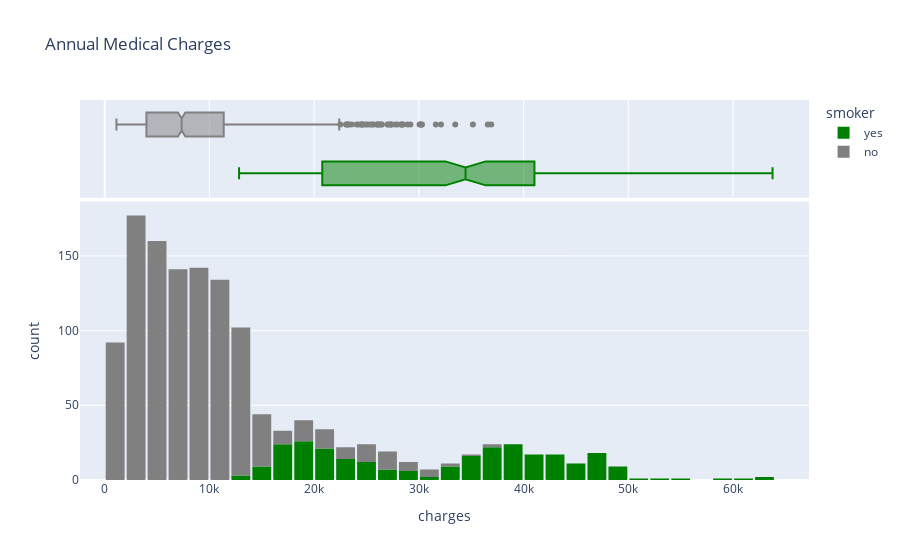

The notebook cell this image was saved under:
### Code cell
fig=px.histogram(medical_df,
                x='charges',
                marginal='box',
                color='smoker',
                color_discrete_sequence=['green','grey'],
                title='Annual Medical Charges')
fig.update_layout(bargap=0.1)
fig.show()

### Figure 1 — Plotly figure (JSON) as saved in the notebook; plotly's stock layout.template omitted (floating-point values rounded to 4 significant figures; data arrays with more than 128 entries replaced by an {"elided": "..."} marker saying what was removed)
{"data": [{"alignmentgroup": "True", "bingroup": "x", "hovertemplate": "smoker=yes<br>charges=%{x}<br>count=%{y}<extra></extra>", "legendgroup": "yes", "marker": {"color": "green", "pattern": {"shape": ""}}, "name": "yes", "offsetgroup": "yes", "orientation": "v", "showlegend": true, "type": "histogram", "x": {"elided": "274 float values"}, "xaxis": "x", "yaxis": "y"}, {"alignmentgroup": "True", "hovertemplate": "smoker=yes<br>charges=%{x}<extra></extra>", "legendgroup": "yes", "marker": {"color": "green"}, "name": "yes", "notched": true, "offsetgroup": "yes", "showlegend": false, "type": "box", "x": {"elided": "274 float values"}, "xaxis": "x2", "yaxis": "y2"}, {"alignmentgroup": "True", "bingroup": "x", "hovertemplate": "smoker=no<br>charges=%{x}<br>count=%{y}<extra></extra>", "legendgroup": "no", "marker": {"color": "grey", "pattern": {"shape": ""}}, "name": "no", "offsetgroup": "no", "orientation": "v", "showlegend": true, "type": "histogram", "x": {"elided": "1064 float values"}, "xaxis": "x", "yaxis": "y"}, {"alignmentgroup": "True", "hovertemplate": "smoker=no<br>charges=%{x}<extra></extra>", "legendgroup": "no", "marker": {"color": "grey"}, "name": "no", "notched": true, "offsetgroup": "no", "showlegend": false, "type": "box", "x": {"elided": "1064 float values"}, "xaxis": "x2", "yaxis": "y2"}], "layout": {"autosize": true, "bargap": 0.1, "barmode": "relative", "legend": {"title": {"text": "smoker"}, "tracegroupgap": 0}, "title": {"text": "Annual Medical Charges"}, "xaxis": {"anchor": "y", "autorange": true, "domain": [0, 1], "range": [-2359.0, 67250.0], "title": {"text": "charges"}, "type": "linear"}, "xaxis2": {"anchor": "y2", "autorange": true, "domain": [0, 1], "matches": "x", "range": [-2359.0, 67250.0], "showgrid": true, "showticklabels": false, "type": "linear"}, "yaxis": {"anchor": "x", "autorange": true, "domain": [0, 0.7326], "range": [0, 186.3], "title": {"text": "count"}}, "yaxis2": {"anchor": "x2", "autorange": true, "domain": [0.7426, 1], "matches": "y2", "range": [-0.5, 1.5], "showgrid": false, "showline": false, "showticklabels": false, "ticks": "", "type": "category"}}}
